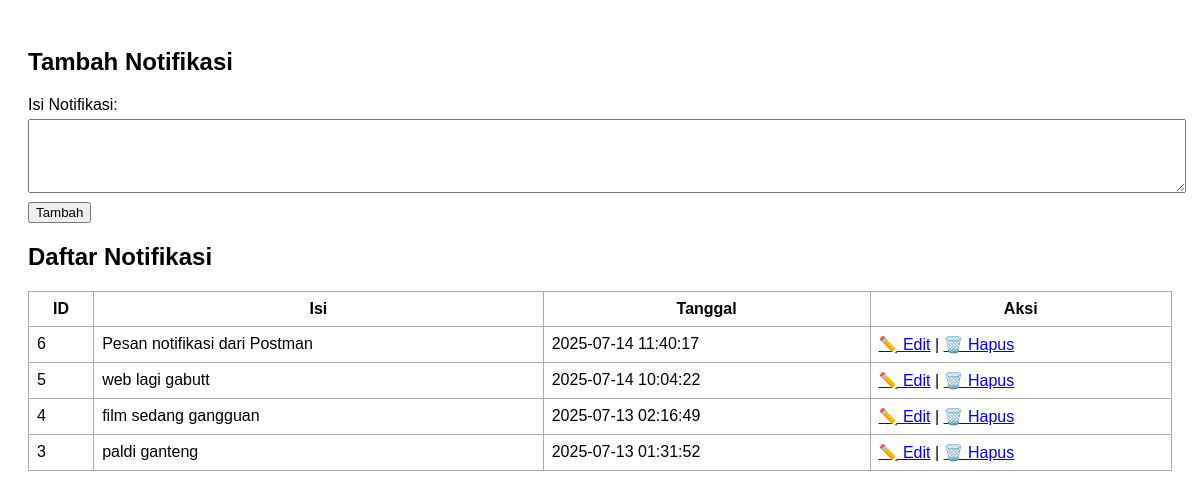
The app's page /backend/crud_notifikasi.php with its own data.
### tables this page shows
CREATE TABLE `notifikasi` (
  `id` int NOT NULL,
  `isi` text NOT NULL,
  `tanggal` datetime DEFAULT CURRENT_TIMESTAMP
);

### backend/crud_notifikasi.php (the view, shortened to what this page needs)
<?php
$conn = new mysqli("localhost", "root", "", "movieverse");
$notif = $conn->query("SELECT * FROM notifikasi ORDER BY id DESC");
$editData = null;
?>
<!DOCTYPE html>
<html>
<head>
</head>
<body>
    <h2><?= $editData ? "Edit Notifikasi" : "Tambah Notifikasi" ?></h2>
    <form method="post">
        <label for="isi">Isi Notifikasi:</label>
        <textarea name="isi" rows="4" required><?= $editData['isi'] ?? '' ?></textarea>
        <button type="submit"><?= $editData ? "Update" : "Tambah" ?></button>
    </form>
    <h2>Daftar Notifikasi</h2>
    <table>
        <thead>
            <tr>
                <th>ID</th>
                <th>Isi</th>
                <th>Tanggal</th>
                <th>Aksi</th>
            </tr>
        </thead>
        <tbody>
            <?php while ($row = $notif->fetch_assoc()): ?>
                <tr>
                    <td><?= $row['id'] ?></td>
                    <td><?= htmlspecialchars($row['isi']) ?></td>
                    <td><?= $row['tanggal'] ?></td>
                    <td>
                        <a href="?edit=<?= $row['id'] ?>">✏️ Edit</a> |
                        <a href="?delete=<?= $row['id'] ?>" onclick="return confirm('Yakin ingin hapus notifikasi ini?')">🗑️ Hapus</a>
                    </td>
                </tr>
            <?php endwhile; ?>
        </tbody>
    </table>
</body>
</html>

### backend/crud_notifikasi.php (style rules this page uses)
body { font-family: Arial; padding: 20px; }
table { border-collapse: collapse; width: 100%; margin-top: 20px; }
th, td { border: 1px solid #aaa; padding: 8px; }
textarea { width: 100%; padding: 6px; margin: 5px 0; }

### records on screen
notifikasi: id "6", isi "Pesan notifikasi dari Postman", tanggal "2025-07-14 11:40:17"
notifikasi: id "5", isi "web lagi gabutt", tanggal "2025-07-14 10:04:22"
notifikasi: id "4", isi "film sedang gangguan", tanggal "2025-07-13 02:16:49"
notifikasi: id "3", isi "paldi ganteng", tanggal "2025-07-13 01:31:52"
